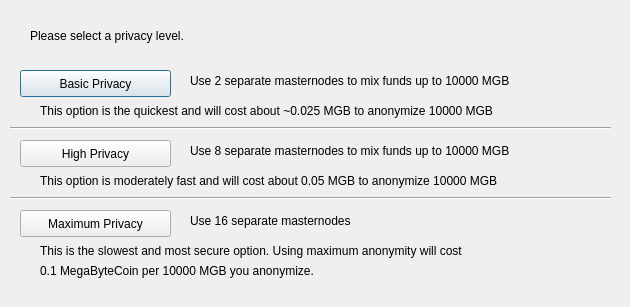
<?xml version="1.0" encoding="UTF-8"?>
<ui version="4.0">
 <class>DarksendConfig</class>
 <widget class="QDialog" name="DarksendConfig">
  <property name="geometry">
   <rect>
    <x>0</x>
    <y>0</y>
    <width>630</width>
    <height>307</height>
   </rect>
  </property>
  <property name="windowTitle">
   <string>Configure Darksend</string>
  </property>
  <widget class="QPushButton" name="buttonBasic">
   <property name="geometry">
    <rect>
     <x>20</x>
     <y>70</y>
     <width>151</width>
     <height>27</height>
    </rect>
   </property>
   <property name="text">
    <string>Basic Privacy</string>
   </property>
  </widget>
  <widget class="QPushButton" name="buttonHigh">
   <property name="geometry">
    <rect>
     <x>20</x>
     <y>140</y>
     <width>151</width>
     <height>27</height>
    </rect>
   </property>
   <property name="text">
    <string>High Privacy</string>
   </property>
  </widget>
  <widget class="QPushButton" name="buttonMax">
   <property name="geometry">
    <rect>
     <x>20</x>
     <y>210</y>
     <width>151</width>
     <height>27</height>
    </rect>
   </property>
   <property name="text">
    <string>Maximum Privacy</string>
   </property>
  </widget>
  <widget class="QLabel" name="label">
   <property name="geometry">
    <rect>
     <x>30</x>
     <y>20</y>
     <width>571</width>
     <height>31</height>
    </rect>
   </property>
   <property name="text">
    <string>Please select a privacy level.</string>
   </property>
  </widget>
  <widget class="QLabel" name="label_2">
   <property name="geometry">
    <rect>
     <x>190</x>
     <y>70</y>
     <width>421</width>
     <height>21</height>
    </rect>
   </property>
   <property name="text">
    <string>Use 2 separate masternodes to mix funds up to 10000 MGB</string>
   </property>
  </widget>
  <widget class="QLabel" name="label_3">
   <property name="geometry">
    <rect>
     <x>190</x>
     <y>140</y>
     <width>411</width>
     <height>21</height>
    </rect>
   </property>
   <property name="text">
    <string>Use 8 separate masternodes to mix funds up to 10000 MGB</string>
   </property>
  </widget>
  <widget class="QLabel" name="label_4">
   <property name="geometry">
    <rect>
     <x>190</x>
     <y>210</y>
     <width>421</width>
     <height>21</height>
    </rect>
   </property>
   <property name="text">
    <string>Use 16 separate masternodes</string>
   </property>
  </widget>
  <widget class="QLabel" name="label_6">
   <property name="geometry">
    <rect>
     <x>40</x>
     <y>100</y>
     <width>561</width>
     <height>21</height>
    </rect>
   </property>
   <property name="text">
    <string>This option is the quickest and will cost about ~0.025 MGB to anonymize 10000 MGB</string>
   </property>
  </widget>
  <widget class="QLabel" name="label_7">
   <property name="geometry">
    <rect>
     <x>40</x>
     <y>170</y>
     <width>561</width>
     <height>21</height>
    </rect>
   </property>
   <property name="text">
    <string>This option is moderately fast and will cost about 0.05 MGB to anonymize 10000 MGB</string>
   </property>
  </widget>
  <widget class="QLabel" name="label_8">
   <property name="geometry">
    <rect>
     <x>40</x>
     <y>240</y>
     <width>561</width>
     <height>21</height>
    </rect>
   </property>
   <property name="text">
    <string>This is the slowest and most secure option. Using maximum anonymity will cost</string>
   </property>
  </widget>
  <widget class="QLabel" name="label_9">
   <property name="geometry">
    <rect>
     <x>40</x>
     <y>260</y>
     <width>561</width>
     <height>21</height>
    </rect>
   </property>
   <property name="text">
    <string>0.1 MegaByteCoin per 10000 MGB you anonymize.</string>
   </property>
  </widget>
  <widget class="Line" name="line">
   <property name="geometry">
    <rect>
     <x>10</x>
     <y>120</y>
     <width>601</width>
     <height>16</height>
    </rect>
   </property>
   <property name="orientation">
    <enum>Qt::Horizontal</enum>
   </property>
  </widget>
  <widget class="Line" name="line_2">
   <property name="geometry">
    <rect>
     <x>10</x>
     <y>190</y>
     <width>601</width>
     <height>16</height>
    </rect>
   </property>
   <property name="orientation">
    <enum>Qt::Horizontal</enum>
   </property>
  </widget>
 </widget>
 <resources/>
 <connections/>
</ui>
